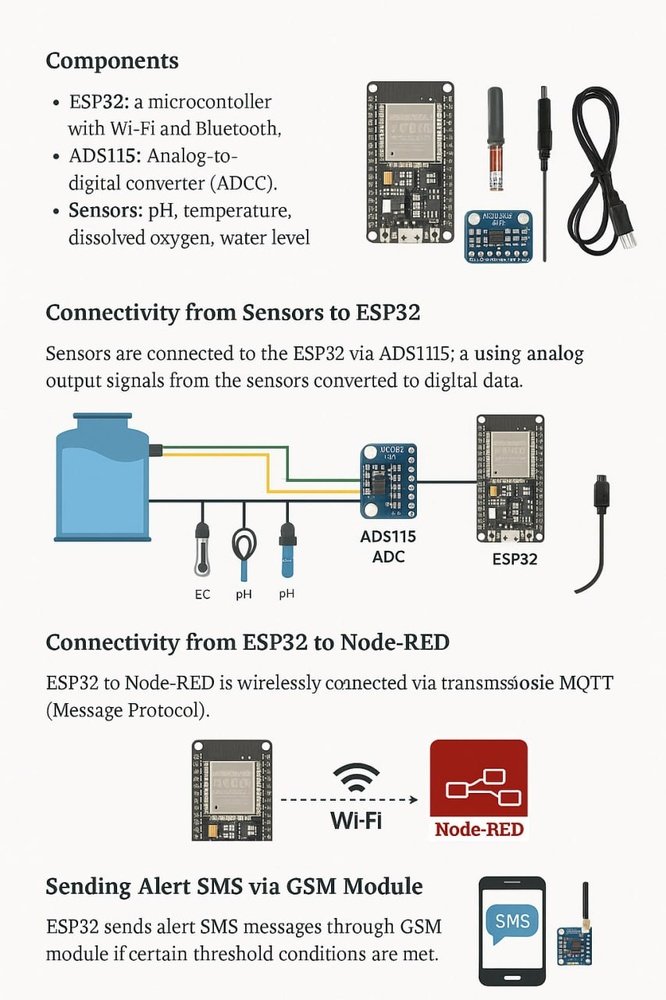
#> input picture Hardwar.jpg, 666 x 1000 px, shrunk from 853 x 1280 before the run
$ python -i dark_channel_prior.py   (imports and definitions only)
#> lines starting #> are read from the running program, lines starting #| are printed output that depends on the picture
import numpy as np
import cv2 as cv
import matplotlib.pyplot as plt
import scipy.ndimage as ndimage

def bgr2rgb(img):
    b,g,r = cv.split(img)
    return cv.merge([r,g,b])

# img = bgr2rgb(cv.imread("/content/test3.jpg"))


def get_dark_channel_prior(img, w_size=15):
    """
    img    -> 3D tensor in RGB format
    w_size -> size of patch to consider (default is 15)
    """
    J_dark = ndimage.minimum_filter(img, footprint=np.ones((w_size, w_size, 3)), mode='nearest')

    return J_dark[:, :, 1]


def estimate_atmospheric_light(img, w_size=15):

    size = img.shape[:2]
    k = int(0.001 * np.prod(size))
    j_dark = get_dark_channel_prior(img, w_size=w_size)
    idx = np.argpartition(-j_dark.ravel(), k)[:k]
    x, y = np.hsplit(np.column_stack(np.unravel_index(idx, size)), 2)

    A = np.array([img[x, y, 0].max(), img[x, y, 1].max(), img[x, y, 2].max()])
    return A


def estimate_transmission(img, omega=0.95, w_size=15):

    A = estimate_atmospheric_light(img)
    norm_img = img / A
    norm_img_dc = get_dark_channel_prior(norm_img, w_size=w_size)

    return 1 - omega * norm_img_dc


def guided_filter(I, p, omega=60, eps=0.01):


    w_size = (omega, omega)
    I = I / 255
    I_r, I_g, I_b = I[:, :, 0], I[:, :, 1], I[:, :, 2]

    mean_I_r = cv.blur(I_r, w_size)
    mean_I_g = cv.blur(I_g, w_size)
    mean_I_b = cv.blur(I_b, w_size)

    mean_p = cv.blur(p, w_size)

    mean_Ip_r = cv.blur(I_r * p, w_size)
    mean_Ip_g = cv.blur(I_g * p, w_size)
    mean_Ip_b = cv.blur(I_b * p, w_size)

    cov_Ip_r = mean_Ip_r - mean_I_r * mean_p
    cov_Ip_g = mean_Ip_g - mean_I_g * mean_p
    cov_Ip_b = mean_Ip_b - mean_I_b * mean_p
    cov_Ip = np.stack([cov_Ip_r, cov_Ip_g, cov_Ip_b], axis=-1)

    var_I_rr = cv.blur(I_r * I_r, w_size) - mean_I_r * mean_I_r
    var_I_rg = cv.blur(I_r * I_g, w_size) - mean_I_r * mean_I_g
    var_I_rb = cv.blur(I_r * I_b, w_size) - mean_I_r * mean_I_b
    var_I_gb = cv.blur(I_g * I_b, w_size) - mean_I_g * mean_I_b
    var_I_gg = cv.blur(I_g * I_g, w_size) - mean_I_g * mean_I_g
    var_I_bb = cv.blur(I_b * I_b, w_size) - mean_I_b * mean_I_b

    a = np.zeros(I.shape)
    for x, y in np.ndindex(I.shape[:2]):
        Sigma = np.array([
            [var_I_rr[x, y], var_I_rg[x, y], var_I_rb[x, y]],
            [var_I_rg[x, y], var_I_gg[x, y], var_I_gb[x, y]],
            [var_I_rb[x, y], var_I_gb[x, y], var_I_bb[x, y]]
        ])
        c = cov_Ip[x, y, :]

        a[x, y, :] = np.linalg.inv(Sigma + eps * np.eye(3)).dot(c)

    mean_a = np.stack([cv.blur(a[:, :, 0], w_size), cv.blur(a[:, :, 1], w_size), cv.blur(a[:, :, 2], w_size)], axis=-1)
    mean_I = np.stack([mean_I_r, mean_I_g, mean_I_b], axis=-1)

    b = mean_p - np.sum(a * mean_I, axis=2)
    mean_b = cv.blur(b, w_size)
    q = np.sum(mean_a * I, axis=2) + mean_b

    return q


def haze_removal(img, w_size=15, a_omega=0.95, gf_w_size=200, eps=1e-6):

    img = img.astype(np.int16)
    A = estimate_atmospheric_light(img, w_size=w_size)
    alpha_map = estimate_transmission(img, omega=a_omega, w_size=w_size)
    f_alpha_map = guided_filter(img, alpha_map, omega=gf_w_size, eps=eps)

    img[:, :, 0] -= A[0]
    img[:, :, 1] -= A[1]
    img[:, :, 2] -= A[2]
    z = np.maximum(f_alpha_map, 0.1)
    img[:, :, 0] = img[:, :, 0] / z
    img[:, :, 1] = img[:, :, 1] / z
    img[:, :, 2] = img[:, :, 2] / z

    img[:, :, 0] += A[0]
    img[:, :, 1] += A[1]
    img[:, :, 2] += A[2]

    img = np.maximum(img, 0)
    img = np.minimum(img, 255)

    return img, f_alpha_map

>>> import cv2
>>> picture = cv2.imread('../Hardwar.jpg')
#> picture is the input picture: shape (1000, 666, 3); mean B, G, R 223.4, 224.8, 225.4
>>> result = haze_removal(picture)
#> in get_dark_channel_prior, `return J_dark[:, :, 1]`:
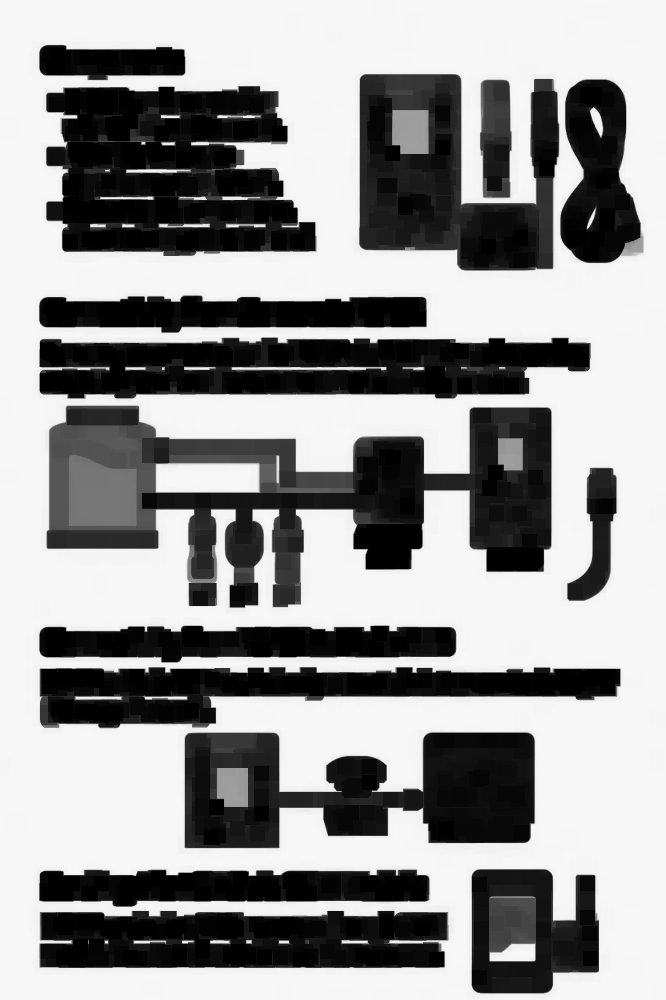
#> returned value: shape (1000, 666) int16; min 0, max 247, mean 150.5
#> in estimate_atmospheric_light, `idx = np.argpartition(-j_dark.ravel(), k)[:k]`: idx = 666 values, max 413802 at index 608, min 164163 at index 561, mean 348659.8
#> in estimate_atmospheric_light, `x, y = np.hsplit(np.column_stack(np.unravel_index(idx, size)), 2)`: x = 666 values, max 621 at index 533, min 246 at index 540, mean 523; y = 666 values, max 665 at index 235, min 0 at index 236, mean 348.8
#> in estimate_atmospheric_light, `A = np.array([img[x, y, 0].max(), img[x, y, 1].max(), img[x, y, 2].max..`: A = [248, 250, 251]
#> in guided_filter, `var_I_bb = cv.blur(I_b * I_b, w_size) - mean_I_b * mean_I_b`:
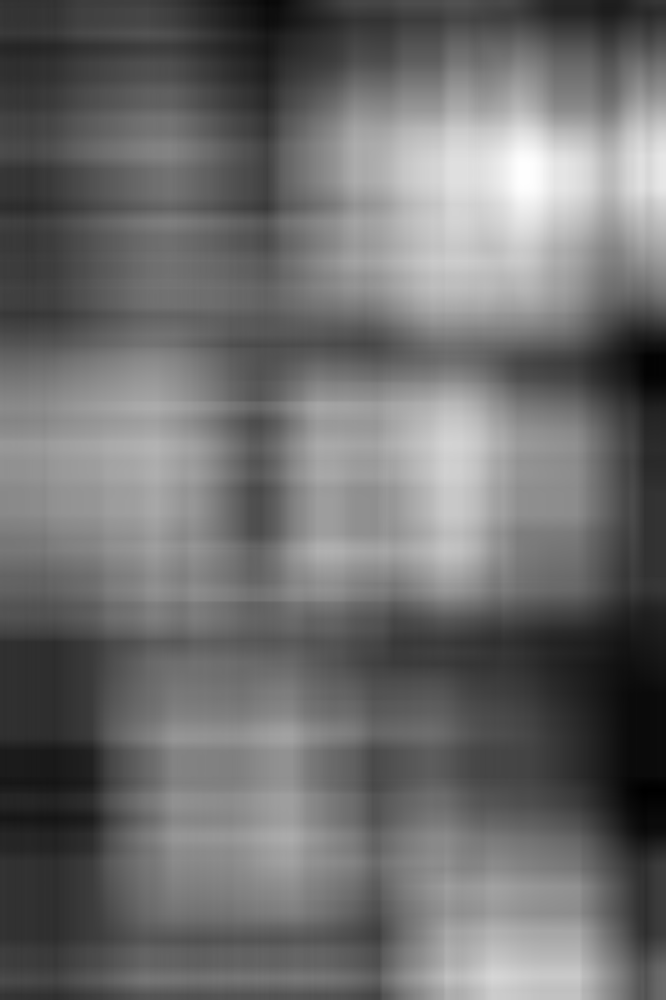
#> var_I_bb: shape (1000, 666) float64; min 0.00112, max 0.117, mean 0.0507; drawn with min black and max white
#> the loop in guided_filter, `for x, y in np.ndindex(I.shape[:2]):` made 666000 passes
#> c on passes 1 to 3: [-0.0249, -0.0258, -0.0266], [-0.0249, -0.0258, -0.0266], [-0.0248, -0.0257, -0.0265]
#> after the loop in guided_filter, `for x, y in np.ndindex(I.shape[:2]):`:
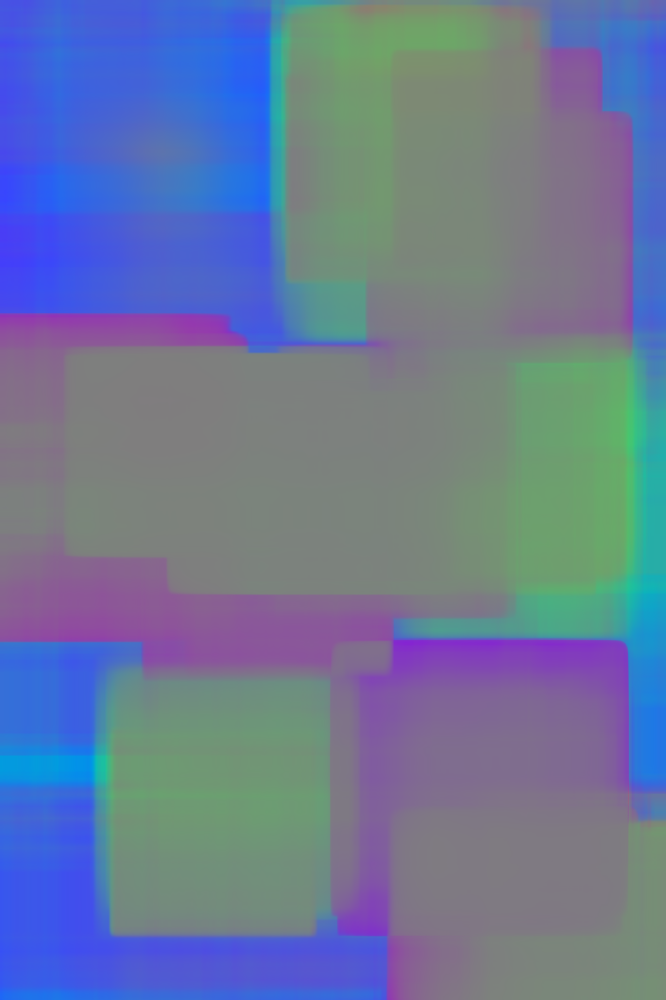
#> a: shape (1000, 666, 3) float64; mean of channels 0, 1, 2 11.7, -3, -9.4; drawn with min black and max white
#> in guided_filter, `mean_b = cv.blur(b, w_size)`:
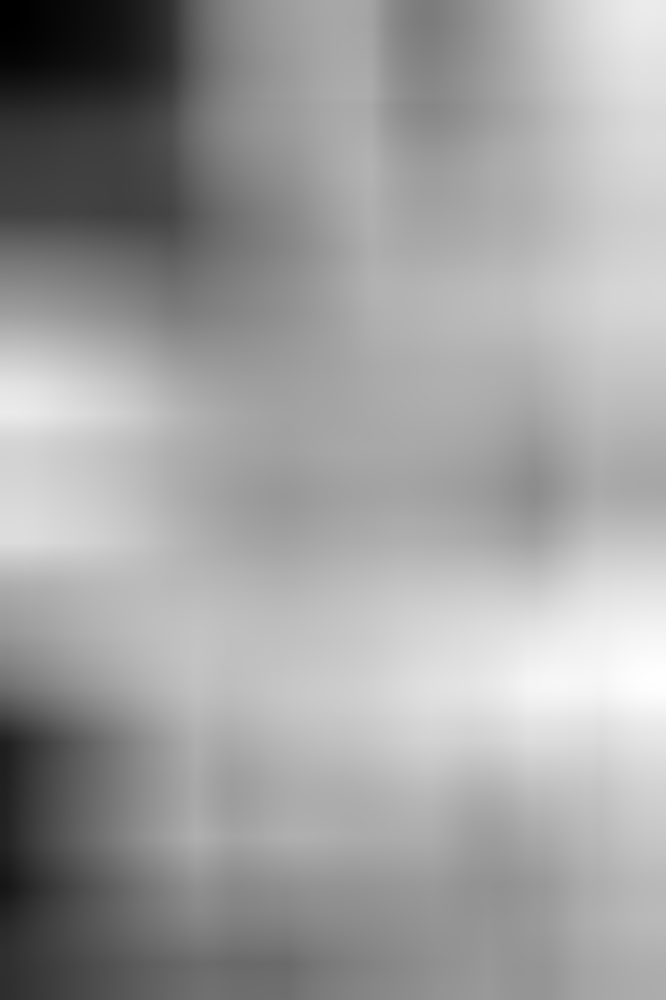
#> mean_b: shape (1000, 666) float64; min 0.87, max 1.27, mean 1.12; drawn with min black and max white
#> in guided_filter, `q = np.sum(mean_a * I, axis=2) + mean_b`:
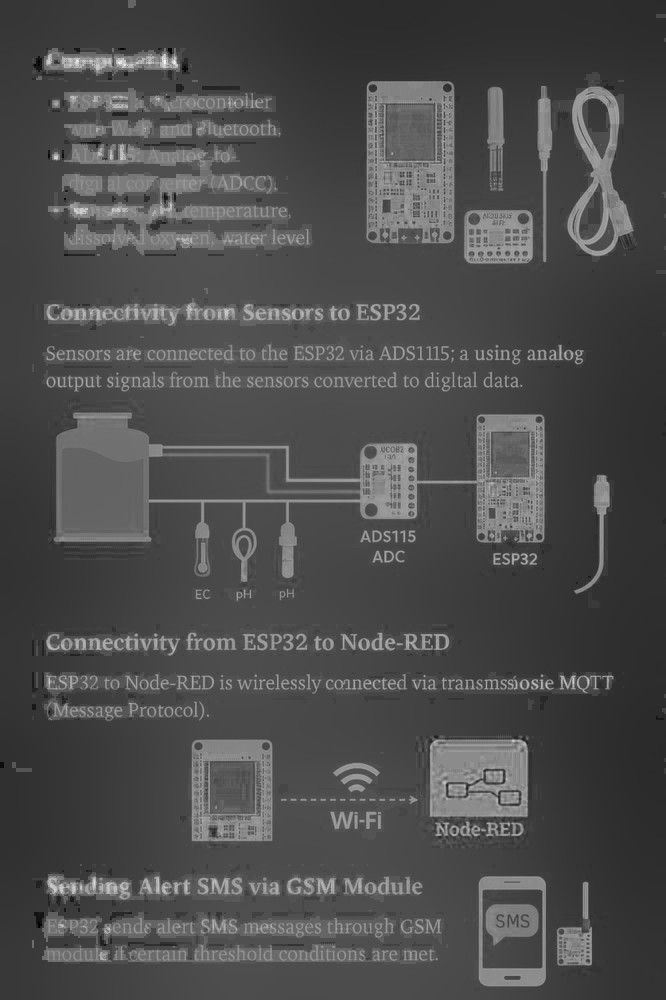
#> q: shape (1000, 666) float64; min -0.237, max 1.95, mean 0.425; drawn with min black and max white
#> in haze_removal, `z = np.maximum(f_alpha_map, 0.1)`:
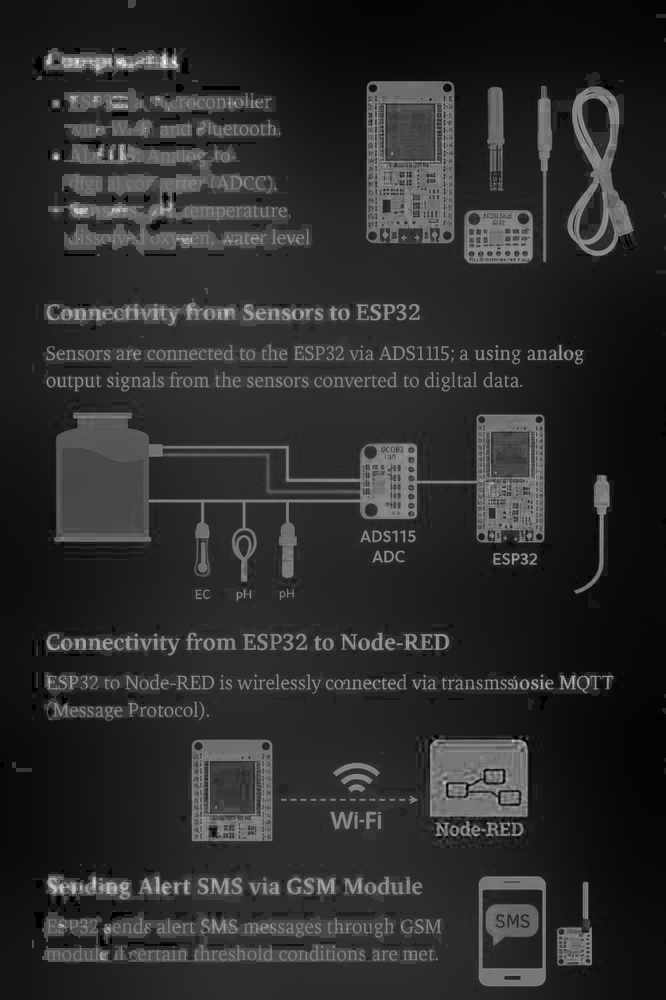
#> z: shape (1000, 666) float64; min 0.1, max 1.95, mean 0.425; drawn with min black and max white
#> in haze_removal, `img = np.minimum(img, 255)`:
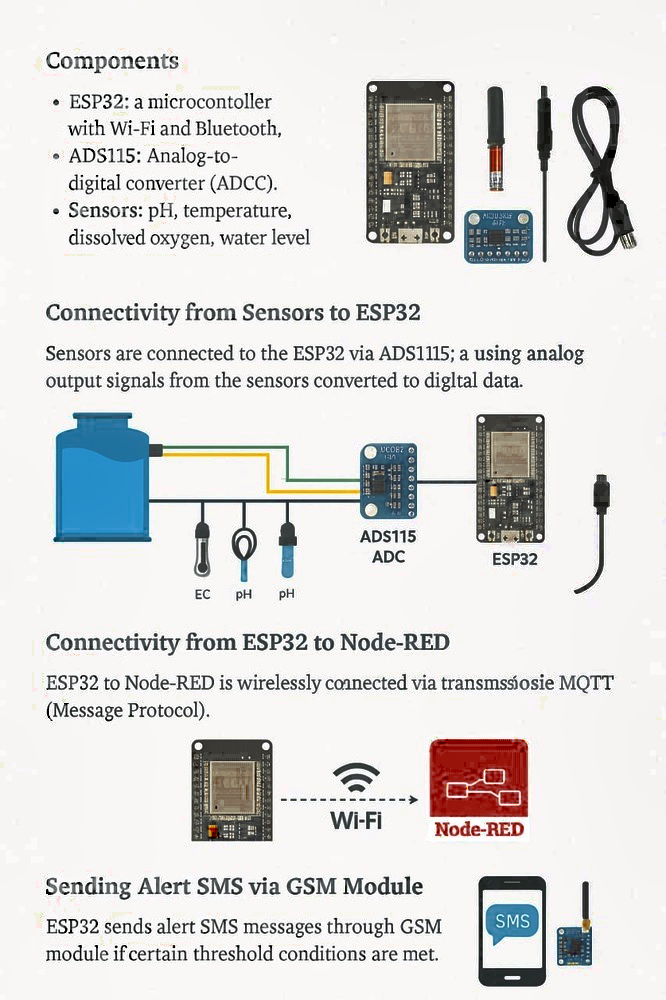
#> img: shape (1000, 666, 3) int16; mean B, G, R 218.7, 219.9, 220
